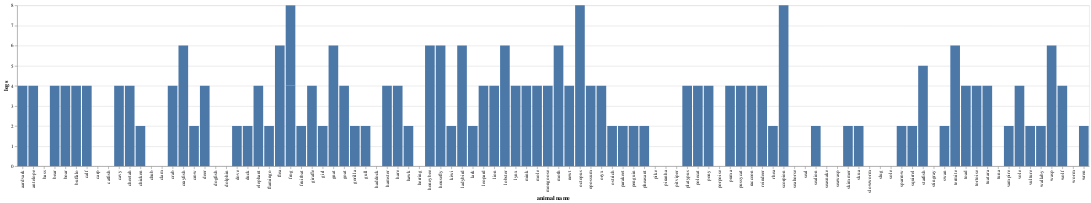

The cell this chart's notebook holds for it:
### Code cell
alt.Chart(df_zoo).mark_bar().encode(
    x='animal name',
    y='legs'
)

### Figure 1 — Vega-Lite specification as saved in the notebook (floating-point values rounded to 4 significant figures)
{"config": {"view": {"continuousWidth": 400, "continuousHeight": 300}}, "data": {"name": "data-7a89af1957c864562197de5ac7739910"}, "mark": "bar", "encoding": {"x": {"type": "nominal", "field": "animal name"}, "y": {"type": "quantitative", "field": "legs"}}, "$schema": "https://vega.github.io/schema/vega-lite/v4.8.1.json", "datasets": {"data-7a89af1957c864562197de5ac7739910": [{"animal name": "aardvark", "hair": 1, "feathers": 0, "eggs": 0, "milk": 1, "airborne": 0, "aquatic": 0, "predator": 1, "toothed": 1, "backbone": 1, "breathes": 1, "venomous": 0, "fins": 0, "legs": 4, "tail": 0, "domestic": 0, " cat-size": 1, "type": 1}, {"animal name": "antelope", "hair": 1, "feathers": 0, "eggs": 0, "milk": 1, "airborne": 0, "aquatic": 0, "predator": 0, "toothed": 1, "backbone": 1, "breathes": 1, "venomous": 0, "fins": 0, "legs": 4, "tail": 1, "domestic": 0, " cat-size": 1, "type": 1}, {"animal name": "bass", "hair": 0, "feathers": 0, "eggs": 1, "milk": 0, "airborne": 0, "aquatic": 1, "predator": 1, "toothed": 1, "backbone": 1, "breathes": 0, "venomous": 0, "fins": 1, "legs": 0, "tail": 1, "domestic": 0, " cat-size": 0, "type": 4}, {"animal name": "bear", "hair": 1, "feathers": 0, "eggs": 0, "milk": 1, "airborne": 0, "aquatic": 0, "predator": 1, "toothed": 1, "backbone": 1, "breathes": 1, "venomous": 0, "fins": 0, "legs": 4, "tail": 0, "domestic": 0, " cat-size": 1, "type": 1}, {"animal name": "boar", "hair": 1, "feathers": 0, "eggs": 0, "milk": 1, "airborne": 0, "aquatic": 0, "predator": 1, "toothed": 1, "backbone": 1, "breathes": 1, "venomous": 0, "fins": 0, "legs": 4, "tail": 1, "domestic": 0, " cat-size": 1, "type": 1}, {"animal name": "buffalo", "hair": 1, "feathers": 0, "eggs": 0, "milk": 1, "airborne": 0, "aquatic": 0, "predator": 0, "toothed": 1, "backbone": 1, "breathes": 1, "venomous": 0, "fins": 0, "legs": 4, "tail": 1, "domestic": 0, " cat-size": 1, "type": 1}, {"animal name": "calf", "hair": 1, "feathers": 0, "eggs": 0, "milk": 1, "airborne": 0, "aquatic": 0, "predator": 0, "toothed": 1, "backbone": 1, "breathes": 1, "venomous": 0, "fins": 0, "legs": 4, "tail": 1, "domestic": 1, " cat-size": 1, "type": 1}, {"animal name": "carp", "hair": 0, "feathers": 0, "eggs": 1, "milk": 0, "airborne": 0, "aquatic": 1, "predator": 0, "toothed": 1, "backbone": 1, "breathes": 0, "venomous": 0, "fins": 1, "legs": 0, "tail": 1, "domestic": 1, " cat-size": 0, "type": 4}, {"animal name": "catfish", "hair": 0, "feathers": 0, "eggs": 1, "milk": 0, "airborne": 0, "aquatic": 1, "predator": 1, "toothed": 1, "backbone": 1, "breathes": 0, "venomous": 0, "fins": 1, "legs": 0, "tail": 1, "domestic": 0, " cat-size": 0, "type": 4}, {"animal name": "cavy", "hair": 1, "feathers": 0, "eggs": 0, "milk": 1, "airborne": 0, "aquatic": 0, "predator": 0, "toothed": 1, "backbone": 1, "breathes": 1, "venomous": 0, "fins": 0, "legs": 4, "tail": 0, "domestic": 1, " cat-size": 0, "type": 1}, {"animal name": "cheetah", "hair": 1, "feathers": 0, "eggs": 0, "milk": 1, "airborne": 0, "aquatic": 0, "predator": 1, "toothed": 1, "backbone": 1, "breathes": 1, "venomous": 0, "fins": 0, "legs": 4, "tail": 1, "domestic": 0, " cat-size": 1, "type": 1}, {"animal name": "chicken", "hair": 0, "feathers": 1, "eggs": 1, "milk": 0, "airborne": 1, "aquatic": 0, "predator": 0, "toothed": 0, "backbone": 1, "breathes": 1, "venomous": 0, "fins": 0, "legs": 2, "tail": 1, "domestic": 1, " cat-size": 0, "type": 2}, {"animal name": "chub", "hair": 0, "feathers": 0, "eggs": 1, "milk": 0, "airborne": 0, "aquatic": 1, "predator": 1, "toothed": 1, "backbone": 1, "breathes": 0, "venomous": 0, "fins": 1, "legs": 0, "tail": 1, "domestic": 0, " cat-size": 0, "type": 4}, {"animal name": "clam", "hair": 0, "feathers": 0, "eggs": 1, "milk": 0, "airborne": 0, "aquatic": 0, "predator": 1, "toothed": 0, "backbone": 0, "breathes": 0, "venomous": 0, "fins": 0, "legs": 0, "tail": 0, "domestic": 0, " cat-size": 0, "type": 7}, {"animal name": "crab", "hair": 0, "feathers": 0, "eggs": 1, "milk": 0, "airborne": 0, "aquatic": 1, "predator": 1, "toothed": 0, "backbone": 0, "breathes": 0, "venomous": 0, "fins": 0, "legs": 4, "tail": 0, "domestic": 0, " cat-size": 0, "type": 7}, {"animal name": "crayfish", "hair": 0, "feathers": 0, "eggs": 1, "milk": 0, "airborne": 0, "aquatic": 1, "predator": 1, "toothed": 0, "backbone": 0, "breathes": 0, "venomous": 0, "fins": 0, "legs": 6, "tail": 0, "domestic": 0, " cat-size": 0, "type": 7}, {"animal name": "crow", "hair": 0, "feathers": 1, "eggs": 1, "milk": 0, "airborne": 1, "aquatic": 0, "predator": 1, "toothed": 0, "backbone": 1, "breathes": 1, "venomous": 0, "fins": 0, "legs": 2, "tail": 1, "domestic": 0, " cat-size": 0, "type": 2}, {"animal name": "deer", "hair": 1, "feathers": 0, "eggs": 0, "milk": 1, "airborne": 0, "aquatic": 0, "predator": 0, "toothed": 1, "backbone": 1, "breathes": 1, "venomous": 0, "fins": 0, "legs": 4, "tail": 1, "domestic": 0, " cat-size": 1, "type": 1}, {"animal name": "dogfish", "hair": 0, "feathers": 0, "eggs": 1, "milk": 0, "airborne": 0, "aquatic": 1, "predator": 1, "toothed": 1, "backbone": 1, "breathes": 0, "venomous": 0, "fins": 1, "legs": 0, "tail": 1, "domestic": 0, " cat-size": 1, "type": 4}, {"animal name": "dolphin", "hair": 0, "feathers": 0, "eggs": 0, "milk": 1, "airborne": 0, "aquatic": 1, "predator": 1, "toothed": 1, "backbone": 1, "breathes": 1, "venomous": 0, "fins": 1, "legs": 0, "tail": 1, "domestic": 0, " cat-size": 1, "type": 1}, {"animal name": "dove", "hair": 0, "feathers": 1, "eggs": 1, "milk": 0, "airborne": 1, "aquatic": 0, "predator": 0, "toothed": 0, "backbone": 1, "breathes": 1, "venomous": 0, "fins": 0, "legs": 2, "tail": 1, "domestic": 1, " cat-size": 0, "type": 2}, {"animal name": "duck", "hair": 0, "feathers": 1, "eggs": 1, "milk": 0, "airborne": 1, "aquatic": 1, "predator": 0, "toothed": 0, "backbone": 1, "breathes": 1, "venomous": 0, "fins": 0, "legs": 2, "tail": 1, "domestic": 0, " cat-size": 0, "type": 2}, {"animal name": "elephant", "hair": 1, "feathers": 0, "eggs": 0, "milk": 1, "airborne": 0, "aquatic": 0, "predator": 0, "toothed": 1, "backbone": 1, "breathes": 1, "venomous": 0, "fins": 0, "legs": 4, "tail": 1, "domestic": 0, " cat-size": 1, "type": 1}, {"animal name": "flamingo", "hair": 0, "feathers": 1, "eggs": 1, "milk": 0, "airborne": 1, "aquatic": 0, "predator": 0, "toothed": 0, "backbone": 1, "breathes": 1, "venomous": 0, "fins": 0, "legs": 2, "tail": 1, "domestic": 0, " cat-size": 1, "type": 2}, {"animal name": "flea", "hair": 0, "feathers": 0, "eggs": 1, "milk": 0, "airborne": 0, "aquatic": 0, "predator": 0, "toothed": 0, "backbone": 0, "breathes": 1, "venomous": 0, "fins": 0, "legs": 6, "tail": 0, "domestic": 0, " cat-size": 0, "type": 6}, {"animal name": "frog", "hair": 0, "feathers": 0, "eggs": 1, "milk": 0, "airborne": 0, "aquatic": 1, "predator": 1, "toothed": 1, "backbone": 1, "breathes": 1, "venomous": 0, "fins": 0, "legs": 4, "tail": 0, "domestic": 0, " cat-size": 0, "type": 5}, {"animal name": "frog", "hair": 0, "feathers": 0, "eggs": 1, "milk": 0, "airborne": 0, "aquatic": 1, "predator": 1, "toothed": 1, "backbone": 1, "breathes": 1, "venomous": 1, "fins": 0, "legs": 4, "tail": 0, "domestic": 0, " cat-size": 0, "type": 5}, {"animal name": "fruitbat", "hair": 1, "feathers": 0, "eggs": 0, "milk": 1, "airborne": 1, "aquatic": 0, "predator": 0, "toothed": 1, "backbone": 1, "breathes": 1, "venomous": 0, "fins": 0, "legs": 2, "tail": 1, "domestic": 0, " cat-size": 0, "type": 1}, {"animal name": "giraffe", "hair": 1, "feathers": 0, "eggs": 0, "milk": 1, "airborne": 0, "aquatic": 0, "predator": 0, "toothed": 1, "backbone": 1, "breathes": 1, "venomous": 0, "fins": 0, "legs": 4, "tail": 1, "domestic": 0, " cat-size": 1, "type": 1}, {"animal name": "girl", "hair": 1, "feathers": 0, "eggs": 0, "milk": 1, "airborne": 0, "aquatic": 0, "predator": 1, "toothed": 1, "backbone": 1, "breathes": 1, "venomous": 0, "fins": 0, "legs": 2, "tail": 0, "domestic": 1, " cat-size": 1, "type": 1}, {"animal name": "gnat", "hair": 0, "feathers": 0, "eggs": 1, "milk": 0, "airborne": 1, "aquatic": 0, "predator": 0, "toothed": 0, "backbone": 0, "breathes": 1, "venomous": 0, "fins": 0, "legs": 6, "tail": 0, "domestic": 0, " cat-size": 0, "type": 6}, {"animal name": "goat", "hair": 1, "feathers": 0, "eggs": 0, "milk": 1, "airborne": 0, "aquatic": 0, "predator": 0, "toothed": 1, "backbone": 1, "breathes": 1, "venomous": 0, "fins": 0, "legs": 4, "tail": 1, "domestic": 1, " cat-size": 1, "type": 1}, {"animal name": "gorilla", "hair": 1, "feathers": 0, "eggs": 0, "milk": 1, "airborne": 0, "aquatic": 0, "predator": 0, "toothed": 1, "backbone": 1, "breathes": 1, "venomous": 0, "fins": 0, "legs": 2, "tail": 0, "domestic": 0, " cat-size": 1, "type": 1}, {"animal name": "gull", "hair": 0, "feathers": 1, "eggs": 1, "milk": 0, "airborne": 1, "aquatic": 1, "predator": 1, "toothed": 0, "backbone": 1, "breathes": 1, "venomous": 0, "fins": 0, "legs": 2, "tail": 1, "domestic": 0, " cat-size": 0, "type": 2}, {"animal name": "haddock", "hair": 0, "feathers": 0, "eggs": 1, "milk": 0, "airborne": 0, "aquatic": 1, "predator": 0, "toothed": 1, "backbone": 1, "breathes": 0, "venomous": 0, "fins": 1, "legs": 0, "tail": 1, "domestic": 0, " cat-size": 0, "type": 4}, {"animal name": "hamster", "hair": 1, "feathers": 0, "eggs": 0, "milk": 1, "airborne": 0, "aquatic": 0, "predator": 0, "toothed": 1, "backbone": 1, "breathes": 1, "venomous": 0, "fins": 0, "legs": 4, "tail": 1, "domestic": 1, " cat-size": 0, "type": 1}, {"animal name": "hare", "hair": 1, "feathers": 0, "eggs": 0, "milk": 1, "airborne": 0, "aquatic": 0, "predator": 0, "toothed": 1, "backbone": 1, "breathes": 1, "venomous": 0, "fins": 0, "legs": 4, "tail": 1, "domestic": 0, " cat-size": 0, "type": 1}, {"animal name": "hawk", "hair": 0, "feathers": 1, "eggs": 1, "milk": 0, "airborne": 1, "aquatic": 0, "predator": 1, "toothed": 0, "backbone": 1, "breathes": 1, "venomous": 0, "fins": 0, "legs": 2, "tail": 1, "domestic": 0, " cat-size": 0, "type": 2}, {"animal name": "herring", "hair": 0, "feathers": 0, "eggs": 1, "milk": 0, "airborne": 0, "aquatic": 1, "predator": 1, "toothed": 1, "backbone": 1, "breathes": 0, "venomous": 0, "fins": 1, "legs": 0, "tail": 1, "domestic": 0, " cat-size": 0, "type": 4}, {"animal name": "honeybee", "hair": 1, "feathers": 0, "eggs": 1, "milk": 0, "airborne": 1, "aquatic": 0, "predator": 0, "toothed": 0, "backbone": 0, "breathes": 1, "venomous": 1, "fins": 0, "legs": 6, "tail": 0, "domestic": 1, " cat-size": 0, "type": 6}, {"animal name": "housefly", "hair": 1, "feathers": 0, "eggs": 1, "milk": 0, "airborne": 1, "aquatic": 0, "predator": 0, "toothed": 0, "backbone": 0, "breathes": 1, "venomous": 0, "fins": 0, "legs": 6, "tail": 0, "domestic": 0, " cat-size": 0, "type": 6}, {"animal name": "kiwi", "hair": 0, "feathers": 1, "eggs": 1, "milk": 0, "airborne": 0, "aquatic": 0, "predator": 1, "toothed": 0, "backbone": 1, "breathes": 1, "venomous": 0, "fins": 0, "legs": 2, "tail": 1, "domestic": 0, " cat-size": 0, "type": 2}, {"animal name": "ladybird", "hair": 0, "feathers": 0, "eggs": 1, "milk": 0, "airborne": 1, "aquatic": 0, "predator": 1, "toothed": 0, "backbone": 0, "breathes": 1, "venomous": 0, "fins": 0, "legs": 6, "tail": 0, "domestic": 0, " cat-size": 0, "type": 6}, {"animal name": "lark", "hair": 0, "feathers": 1, "eggs": 1, "milk": 0, "airborne": 1, "aquatic": 0, "predator": 0, "toothed": 0, "backbone": 1, "breathes": 1, "venomous": 0, "fins": 0, "legs": 2, "tail": 1, "domestic": 0, " cat-size": 0, "type": 2}, {"animal name": "leopard", "hair": 1, "feathers": 0, "eggs": 0, "milk": 1, "airborne": 0, "aquatic": 0, "predator": 1, "toothed": 1, "backbone": 1, "breathes": 1, "venomous": 0, "fins": 0, "legs": 4, "tail": 1, "domestic": 0, " cat-size": 1, "type": 1}, {"animal name": "lion", "hair": 1, "feathers": 0, "eggs": 0, "milk": 1, "airborne": 0, "aquatic": 0, "predator": 1, "toothed": 1, "backbone": 1, "breathes": 1, "venomous": 0, "fins": 0, "legs": 4, "tail": 1, "domestic": 0, " cat-size": 1, "type": 1}, {"animal name": "lobster", "hair": 0, "feathers": 0, "eggs": 1, "milk": 0, "airborne": 0, "aquatic": 1, "predator": 1, "toothed": 0, "backbone": 0, "breathes": 0, "venomous": 0, "fins": 0, "legs": 6, "tail": 0, "domestic": 0, " cat-size": 0, "type": 7}, {"animal name": "lynx", "hair": 1, "feathers": 0, "eggs": 0, "milk": 1, "airborne": 0, "aquatic": 0, "predator": 1, "toothed": 1, "backbone": 1, "breathes": 1, "venomous": 0, "fins": 0, "legs": 4, "tail": 1, "domestic": 0, " cat-size": 1, "type": 1}, {"animal name": "mink", "hair": 1, "feathers": 0, "eggs": 0, "milk": 1, "airborne": 0, "aquatic": 1, "predator": 1, "toothed": 1, "backbone": 1, "breathes": 1, "venomous": 0, "fins": 0, "legs": 4, "tail": 1, "domestic": 0, " cat-size": 1, "type": 1}, {"animal name": "mole", "hair": 1, "feathers": 0, "eggs": 0, "milk": 1, "airborne": 0, "aquatic": 0, "predator": 1, "toothed": 1, "backbone": 1, "breathes": 1, "venomous": 0, "fins": 0, "legs": 4, "tail": 1, "domestic": 0, " cat-size": 0, "type": 1}, {"animal name": "mongoose", "hair": 1, "feathers": 0, "eggs": 0, "milk": 1, "airborne": 0, "aquatic": 0, "predator": 1, "toothed": 1, "backbone": 1, "breathes": 1, "venomous": 0, "fins": 0, "legs": 4, "tail": 1, "domestic": 0, " cat-size": 1, "type": 1}, {"animal name": "moth", "hair": 1, "feathers": 0, "eggs": 1, "milk": 0, "airborne": 1, "aquatic": 0, "predator": 0, "toothed": 0, "backbone": 0, "breathes": 1, "venomous": 0, "fins": 0, "legs": 6, "tail": 0, "domestic": 0, " cat-size": 0, "type": 6}, {"animal name": "newt", "hair": 0, "feathers": 0, "eggs": 1, "milk": 0, "airborne": 0, "aquatic": 1, "predator": 1, "toothed": 1, "backbone": 1, "breathes": 1, "venomous": 0, "fins": 0, "legs": 4, "tail": 1, "domestic": 0, " cat-size": 0, "type": 5}, {"animal name": "octopus", "hair": 0, "feathers": 0, "eggs": 1, "milk": 0, "airborne": 0, "aquatic": 1, "predator": 1, "toothed": 0, "backbone": 0, "breathes": 0, "venomous": 0, "fins": 0, "legs": 8, "tail": 0, "domestic": 0, " cat-size": 1, "type": 7}, {"animal name": "opossum", "hair": 1, "feathers": 0, "eggs": 0, "milk": 1, "airborne": 0, "aquatic": 0, "predator": 1, "toothed": 1, "backbone": 1, "breathes": 1, "venomous": 0, "fins": 0, "legs": 4, "tail": 1, "domestic": 0, " cat-size": 0, "type": 1}, {"animal name": "oryx", "hair": 1, "feathers": 0, "eggs": 0, "milk": 1, "airborne": 0, "aquatic": 0, "predator": 0, "toothed": 1, "backbone": 1, "breathes": 1, "venomous": 0, "fins": 0, "legs": 4, "tail": 1, "domestic": 0, " cat-size": 1, "type": 1}, {"animal name": "ostrich", "hair": 0, "feathers": 1, "eggs": 1, "milk": 0, "airborne": 0, "aquatic": 0, "predator": 0, "toothed": 0, "backbone": 1, "breathes": 1, "venomous": 0, "fins": 0, "legs": 2, "tail": 1, "domestic": 0, " cat-size": 1, "type": 2}, {"animal name": "parakeet", "hair": 0, "feathers": 1, "eggs": 1, "milk": 0, "airborne": 1, "aquatic": 0, "predator": 0, "toothed": 0, "backbone": 1, "breathes": 1, "venomous": 0, "fins": 0, "legs": 2, "tail": 1, "domestic": 1, " cat-size": 0, "type": 2}, {"animal name": "penguin", "hair": 0, "feathers": 1, "eggs": 1, "milk": 0, "airborne": 0, "aquatic": 1, "predator": 1, "toothed": 0, "backbone": 1, "breathes": 1, "venomous": 0, "fins": 0, "legs": 2, "tail": 1, "domestic": 0, " cat-size": 1, "type": 2}, {"animal name": "pheasant", "hair": 0, "feathers": 1, "eggs": 1, "milk": 0, "airborne": 1, "aquatic": 0, "predator": 0, "toothed": 0, "backbone": 1, "breathes": 1, "venomous": 0, "fins": 0, "legs": 2, "tail": 1, "domestic": 0, " cat-size": 0, "type": 2}, {"animal name": "pike", "hair": 0, "feathers": 0, "eggs": 1, "milk": 0, "airborne": 0, "aquatic": 1, "predator": 1, "toothed": 1, "backbone": 1, "breathes": 0, "venomous": 0, "fins": 1, "legs": 0, "tail": 1, "domestic": 0, " cat-size": 1, "type": 4}, {"animal name": "piranha", "hair": 0, "feathers": 0, "eggs": 1, "milk": 0, "airborne": 0, "aquatic": 1, "predator": 1, "toothed": 1, "backbone": 1, "breathes": 0, "venomous": 0, "fins": 1, "legs": 0, "tail": 1, "domestic": 0, " cat-size": 0, "type": 4}, {"animal name": "pitviper", "hair": 0, "feathers": 0, "eggs": 1, "milk": 0, "airborne": 0, "aquatic": 0, "predator": 1, "toothed": 1, "backbone": 1, "breathes": 1, "venomous": 1, "fins": 0, "legs": 0, "tail": 1, "domestic": 0, " cat-size": 0, "type": 3}, {"animal name": "platypus", "hair": 1, "feathers": 0, "eggs": 1, "milk": 1, "airborne": 0, "aquatic": 1, "predator": 1, "toothed": 0, "backbone": 1, "breathes": 1, "venomous": 0, "fins": 0, "legs": 4, "tail": 1, "domestic": 0, " cat-size": 1, "type": 1}, {"animal name": "polecat", "hair": 1, "feathers": 0, "eggs": 0, "milk": 1, "airborne": 0, "aquatic": 0, "predator": 1, "toothed": 1, "backbone": 1, "breathes": 1, "venomous": 0, "fins": 0, "legs": 4, "tail": 1, "domestic": 0, " cat-size": 1, "type": 1}, {"animal name": "pony", "hair": 1, "feathers": 0, "eggs": 0, "milk": 1, "airborne": 0, "aquatic": 0, "predator": 0, "toothed": 1, "backbone": 1, "breathes": 1, "venomous": 0, "fins": 0, "legs": 4, "tail": 1, "domestic": 1, " cat-size": 1, "type": 1}, {"animal name": "porpoise", "hair": 0, "feathers": 0, "eggs": 0, "milk": 1, "airborne": 0, "aquatic": 1, "predator": 1, "toothed": 1, "backbone": 1, "breathes": 1, "venomous": 0, "fins": 1, "legs": 0, "tail": 1, "domestic": 0, " cat-size": 1, "type": 1}, {"animal name": "puma", "hair": 1, "feathers": 0, "eggs": 0, "milk": 1, "airborne": 0, "aquatic": 0, "predator": 1, "toothed": 1, "backbone": 1, "breathes": 1, "venomous": 0, "fins": 0, "legs": 4, "tail": 1, "domestic": 0, " cat-size": 1, "type": 1}, {"animal name": "pussycat", "hair": 1, "feathers": 0, "eggs": 0, "milk": 1, "airborne": 0, "aquatic": 0, "predator": 1, "toothed": 1, "backbone": 1, "breathes": 1, "venomous": 0, "fins": 0, "legs": 4, "tail": 1, "domestic": 1, " cat-size": 1, "type": 1}, {"animal name": "raccoon", "hair": 1, "feathers": 0, "eggs": 0, "milk": 1, "airborne": 0, "aquatic": 0, "predator": 1, "toothed": 1, "backbone": 1, "breathes": 1, "venomous": 0, "fins": 0, "legs": 4, "tail": 1, "domestic": 0, " cat-size": 1, "type": 1}, {"animal name": "reindeer", "hair": 1, "feathers": 0, "eggs": 0, "milk": 1, "airborne": 0, "aquatic": 0, "predator": 0, "toothed": 1, "backbone": 1, "breathes": 1, "venomous": 0, "fins": 0, "legs": 4, "tail": 1, "domestic": 1, " cat-size": 1, "type": 1}, {"animal name": "rhea", "hair": 0, "feathers": 1, "eggs": 1, "milk": 0, "airborne": 0, "aquatic": 0, "predator": 1, "toothed": 0, "backbone": 1, "breathes": 1, "venomous": 0, "fins": 0, "legs": 2, "tail": 1, "domestic": 0, " cat-size": 1, "type": 2}, {"animal name": "scorpion", "hair": 0, "feathers": 0, "eggs": 0, "milk": 0, "airborne": 0, "aquatic": 0, "predator": 1, "toothed": 0, "backbone": 0, "breathes": 1, "venomous": 1, "fins": 0, "legs": 8, "tail": 1, "domestic": 0, " cat-size": 0, "type": 7}, {"animal name": "seahorse", "hair": 0, "feathers": 0, "eggs": 1, "milk": 0, "airborne": 0, "aquatic": 1, "predator": 0, "toothed": 1, "backbone": 1, "breathes": 0, "venomous": 0, "fins": 1, "legs": 0, "tail": 1, "domestic": 0, " cat-size": 0, "type": 4}, {"animal name": "seal", "hair": 1, "feathers": 0, "eggs": 0, "milk": 1, "airborne": 0, "aquatic": 1, "predator": 1, "toothed": 1, "backbone": 1, "breathes": 1, "venomous": 0, "fins": 1, "legs": 0, "tail": 0, "domestic": 0, " cat-size": 1, "type": 1}, {"animal name": "sealion", "hair": 1, "feathers": 0, "eggs": 0, "milk": 1, "airborne": 0, "aquatic": 1, "predator": 1, "toothed": 1, "backbone": 1, "breathes": 1, "venomous": 0, "fins": 1, "legs": 2, "tail": 1, "domestic": 0, " cat-size": 1, "type": 1}, {"animal name": "seasnake", "hair": 0, "feathers": 0, "eggs": 0, "milk": 0, "airborne": 0, "aquatic": 1, "predator": 1, "toothed": 1, "backbone": 1, "breathes": 0, "venomous": 1, "fins": 0, "legs": 0, "tail": 1, "domestic": 0, " cat-size": 0, "type": 3}, {"animal name": "seawasp", "hair": 0, "feathers": 0, "eggs": 1, "milk": 0, "airborne": 0, "aquatic": 1, "predator": 1, "toothed": 0, "backbone": 0, "breathes": 0, "venomous": 1, "fins": 0, "legs": 0, "tail": 0, "domestic": 0, " cat-size": 0, "type": 7}, {"animal name": "skimmer", "hair": 0, "feathers": 1, "eggs": 1, "milk": 0, "airborne": 1, "aquatic": 1, "predator": 1, "toothed": 0, "backbone": 1, "breathes": 1, "venomous": 0, "fins": 0, "legs": 2, "tail": 1, "domestic": 0, " cat-size": 0, "type": 2}, {"animal name": "skua", "hair": 0, "feathers": 1, "eggs": 1, "milk": 0, "airborne": 1, "aquatic": 1, "predator": 1, "toothed": 0, "backbone": 1, "breathes": 1, "venomous": 0, "fins": 0, "legs": 2, "tail": 1, "domestic": 0, " cat-size": 0, "type": 2}, {"animal name": "slowworm", "hair": 0, "feathers": 0, "eggs": 1, "milk": 0, "airborne": 0, "aquatic": 0, "predator": 1, "toothed": 1, "backbone": 1, "breathes": 1, "venomous": 0, "fins": 0, "legs": 0, "tail": 1, "domestic": 0, " cat-size": 0, "type": 3}, {"animal name": "slug", "hair": 0, "feathers": 0, "eggs": 1, "milk": 0, "airborne": 0, "aquatic": 0, "predator": 0, "toothed": 0, "backbone": 0, "breathes": 1, "venomous": 0, "fins": 0, "legs": 0, "tail": 0, "domestic": 0, " cat-size": 0, "type": 7}, {"animal name": "sole", "hair": 0, "feathers": 0, "eggs": 1, "milk": 0, "airborne": 0, "aquatic": 1, "predator": 0, "toothed": 1, "backbone": 1, "breathes": 0, "venomous": 0, "fins": 1, "legs": 0, "tail": 1, "domestic": 0, " cat-size": 0, "type": 4}, {"animal name": "sparrow", "hair": 0, "feathers": 1, "eggs": 1, "milk": 0, "airborne": 1, "aquatic": 0, "predator": 0, "toothed": 0, "backbone": 1, "breathes": 1, "venomous": 0, "fins": 0, "legs": 2, "tail": 1, "domestic": 0, " cat-size": 0, "type": 2}, {"animal name": "squirrel", "hair": 1, "feathers": 0, "eggs": 0, "milk": 1, "airborne": 0, "aquatic": 0, "predator": 0, "toothed": 1, "backbone": 1, "breathes": 1, "venomous": 0, "fins": 0, "legs": 2, "tail": 1, "domestic": 0, " cat-size": 0, "type": 1}, {"animal name": "starfish", "hair": 0, "feathers": 0, "eggs": 1, "milk": 0, "airborne": 0, "aquatic": 1, "predator": 1, "toothed": 0, "backbone": 0, "breathes": 0, "venomous": 0, "fins": 0, "legs": 5, "tail": 0, "domestic": 0, " cat-size": 0, "type": 7}, {"animal name": "stingray", "hair": 0, "feathers": 0, "eggs": 1, "milk": 0, "airborne": 0, "aquatic": 1, "predator": 1, "toothed": 1, "backbone": 1, "breathes": 0, "venomous": 1, "fins": 1, "legs": 0, "tail": 1, "domestic": 0, " cat-size": 1, "type": 4}, {"animal name": "swan", "hair": 0, "feathers": 1, "eggs": 1, "milk": 0, "airborne": 1, "aquatic": 1, "predator": 0, "toothed": 0, "backbone": 1, "breathes": 1, "venomous": 0, "fins": 0, "legs": 2, "tail": 1, "domestic": 0, " cat-size": 1, "type": 2}, {"animal name": "termite", "hair": 0, "feathers": 0, "eggs": 1, "milk": 0, "airborne": 0, "aquatic": 0, "predator": 0, "toothed": 0, "backbone": 0, "breathes": 1, "venomous": 0, "fins": 0, "legs": 6, "tail": 0, "domestic": 0, " cat-size": 0, "type": 6}, {"animal name": "toad", "hair": 0, "feathers": 0, "eggs": 1, "milk": 0, "airborne": 0, "aquatic": 1, "predator": 0, "toothed": 1, "backbone": 1, "breathes": 1, "venomous": 0, "fins": 0, "legs": 4, "tail": 0, "domestic": 0, " cat-size": 0, "type": 5}, {"animal name": "tortoise", "hair": 0, "feathers": 0, "eggs": 1, "milk": 0, "airborne": 0, "aquatic": 0, "predator": 0, "toothed": 0, "backbone": 1, "breathes": 1, "venomous": 0, "fins": 0, "legs": 4, "tail": 1, "domestic": 0, " cat-size": 1, "type": 3}, {"animal name": "tuatara", "hair": 0, "feathers": 0, "eggs": 1, "milk": 0, "airborne": 0, "aquatic": 0, "predator": 1, "toothed": 1, "backbone": 1, "breathes": 1, "venomous": 0, "fins": 0, "legs": 4, "tail": 1, "domestic": 0, " cat-size": 0, "type": 3}, {"animal name": "tuna", "hair": 0, "feathers": 0, "eggs": 1, "milk": 0, "airborne": 0, "aquatic": 1, "predator": 1, "toothed": 1, "backbone": 1, "breathes": 0, "venomous": 0, "fins": 1, "legs": 0, "tail": 1, "domestic": 0, " cat-size": 1, "type": 4}, {"animal name": "vampire", "hair": 1, "feathers": 0, "eggs": 0, "milk": 1, "airborne": 1, "aquatic": 0, "predator": 0, "toothed": 1, "backbone": 1, "breathes": 1, "venomous": 0, "fins": 0, "legs": 2, "tail": 1, "domestic": 0, " cat-size": 0, "type": 1}, {"animal name": "vole", "hair": 1, "feathers": 0, "eggs": 0, "milk": 1, "airborne": 0, "aquatic": 0, "predator": 0, "toothed": 1, "backbone": 1, "breathes": 1, "venomous": 0, "fins": 0, "legs": 4, "tail": 1, "domestic": 0, " cat-size": 0, "type": 1}, {"animal name": "vulture", "hair": 0, "feathers": 1, "eggs": 1, "milk": 0, "airborne": 1, "aquatic": 0, "predator": 1, "toothed": 0, "backbone": 1, "breathes": 1, "venomous": 0, "fins": 0, "legs": 2, "tail": 1, "domestic": 0, " cat-size": 1, "type": 2}, {"animal name": "wallaby", "hair": 1, "feathers": 0, "eggs": 0, "milk": 1, "airborne": 0, "aquatic": 0, "predator": 0, "toothed": 1, "backbone": 1, "breathes": 1, "venomous": 0, "fins": 0, "legs": 2, "tail": 1, "domestic": 0, " cat-size": 1, "type": 1}, {"animal name": "wasp", "hair": 1, "feathers": 0, "eggs": 1, "milk": 0, "airborne": 1, "aquatic": 0, "predator": 0, "toothed": 0, "backbone": 0, "breathes": 1, "venomous": 1, "fins": 0, "legs": 6, "tail": 0, "domestic": 0, " cat-size": 0, "type": 6}, {"animal name": "wolf", "hair": 1, "feathers": 0, "eggs": 0, "milk": 1, "airborne": 0, "aquatic": 0, "predator": 1, "toothed": 1, "backbone": 1, "breathes": 1, "venomous": 0, "fins": 0, "legs": 4, "tail": 1, "domestic": 0, " cat-size": 1, "type": 1}, {"animal name": "worm", "hair": 0, "feathers": 0, "eggs": 1, "milk": 0, "airborne": 0, "aquatic": 0, "predator": 0, "toothed": 0, "backbone": 0, "breathes": 1, "venomous": 0, "fins": 0, "legs": 0, "tail": 0, "domestic": 0, " cat-size": 0, "type": 7}, {"animal name": "wren", "hair": 0, "feathers": 1, "eggs": 1, "milk": 0, "airborne": 1, "aquatic": 0, "predator": 0, "toothed": 0, "backbone": 1, "breathes": 1, "venomous": 0, "fins": 0, "legs": 2, "tail": 1, "domestic": 0, " cat-size": 0, "type": 2}]}}
